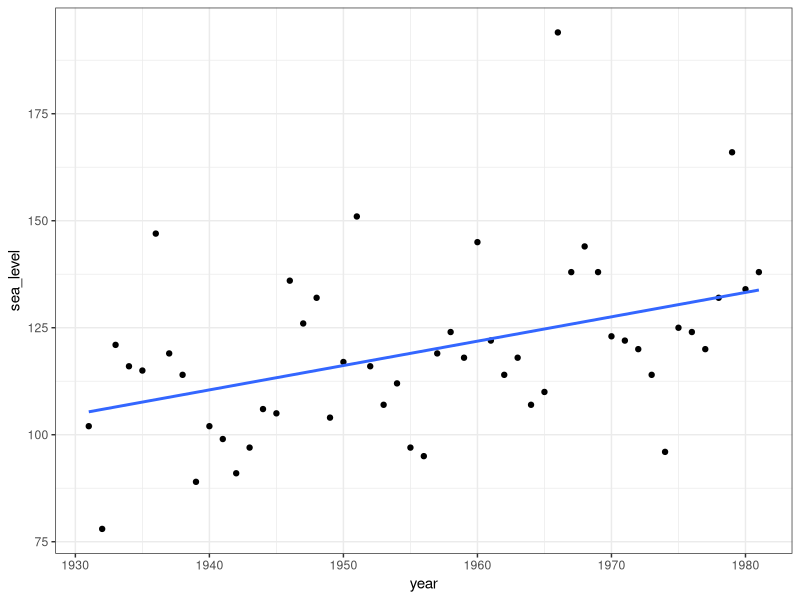
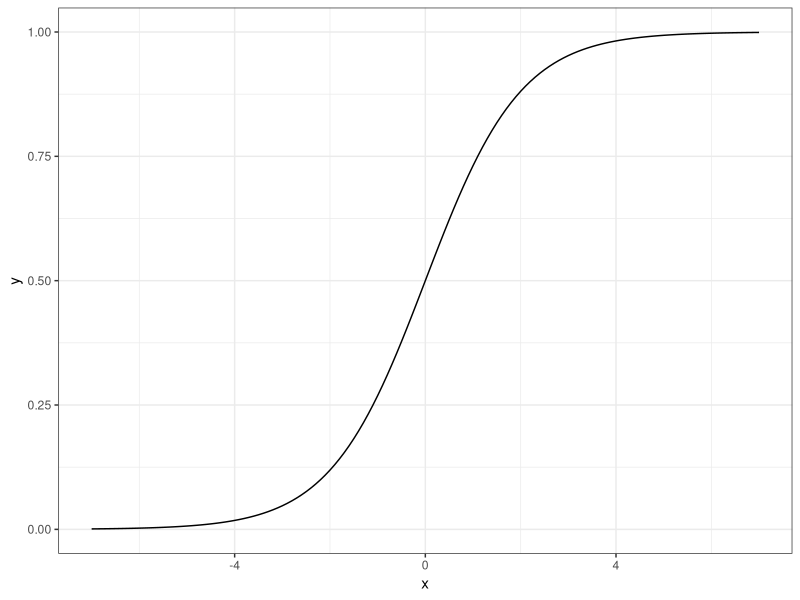
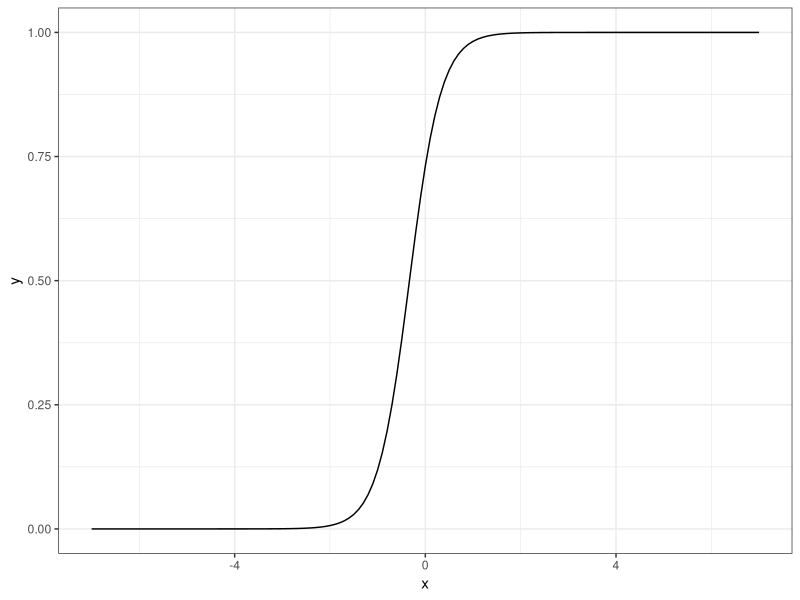

R code for these plots, in order: (Note: this script raises an error after producing the figures.)
## ---- echo = FALSE, message = FALSE----------------------------------------------------------------------------------------------------------------------------
library(knitr)
library(ggplot2)
library(dplyr)
library(tidyr)
library(broom)
set.seed(100)

theme_set(theme_bw())
knitr::opts_chunk$set(fig.height = 3)


## ----echo = FALSE, message=FALSE, warning=FALSE----------------------------------------------------------------------------------------------------------------
venice <- data.frame(year = seq(1931, 1981),
                     sea_level = c(102, 78, 121, 116, 115, 147, 119, 114, 89, 102, 99, 91, 97, 106, 105, 136, 126, 132, 104, 117, 151, 116, 107, 112, 97, 95, 119, 124, 118, 145, 122, 114, 118, 107, 110, 194, 138, 144, 138, 123, 122, 120, 114, 96, 125, 124, 120, 132, 166, 134, 138))

ggplot(venice) +
  geom_point(aes(year, sea_level)) +
  geom_smooth(aes(year, sea_level), method = "lm", se = FALSE)



## ---- out.width="50%", fig.show = "hold"-----------------------------------------------------------------------------------------------------------------------
# understanding the logistic function
# first, theta just equals x
x <- seq(-7, 7, .1)
theta <- x
y <- exp(theta)/(1 + exp(theta))
ggplot() + geom_line(aes(x, y))

# now, let theta be a linear function of x
theta <- 1 + 3*x  
y <- exp(theta)/(1 + exp(theta))
ggplot() + geom_line(aes(x, y))


## --------------------------------------------------------------------------------------------------------------------------------------------------------------
## data on credit default
data("Default", package = "ISLR") 
head(Default)

## fit model with ML
m0 <- glm(default ~ balance, data = Default, family = binomial)
tidy(m0) |> kable()
glance(m0) |> kable()

## plot the curve
x_new <- seq(0, 2800, length.out = 200)
theta <- m0$coefficients[1] + m0$coefficients[2]*x_new
p_hat <- exp(theta)/(1 + exp(theta))

ggplot() +
  geom_point(aes(balance, as.numeric(default) - 1), alpha = 0.5, data = Default) +
  geom_line(aes(x_new, p_hat), colour = "blue") + 
  ylab("Probability of Defaulting")


